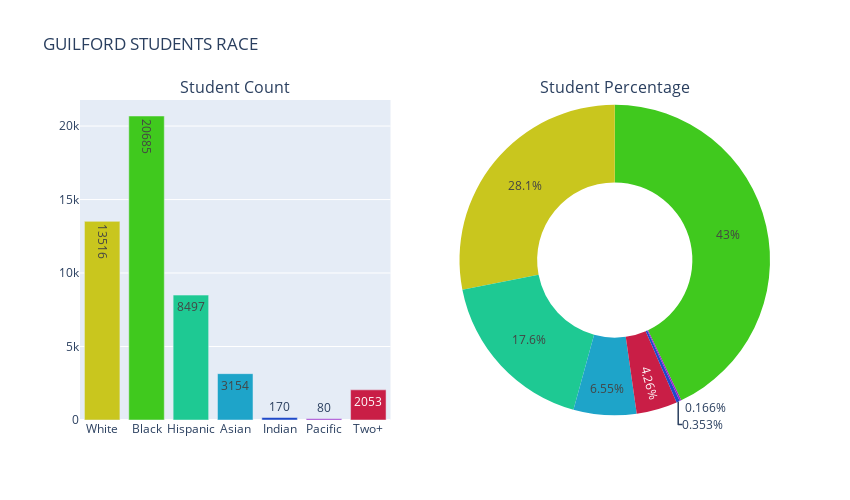

The cell this chart's notebook holds for it:
### Code cell
colors = ['#c9c61e', '#40c91e', '#1ec993', '#1ea4c9', '#1e49c9', '#991ec9', '#c91e46']

fig = make_subplots(rows=1, cols=2, 
                    specs=[[{"type": "xy"}, {"type": "domain"}]],
                    subplot_titles=('Student Count', 'Student Percentage'))

fig.add_trace(go.Bar(x=columns_s, 
                     y=values_s,
                     name='Guilford Student Counts (Race)', 
                     text=values_s,
                     textposition = 'auto',
                     marker=dict(color=colors)), row=1, col=1)

fig.add_trace(go.Pie(labels=columns_s, 
                     values=values_s, 
                     name='Student Percentage',
                     hole = 0.5,
                     marker=dict(colors=colors)), row=1, col=2)


fig.update_layout(height=500, 
                  width = 850,
                  title_text='GUILFORD STUDENTS RACE',
                  showlegend=False)
fig.show()

### Figure 1 — Plotly figure (JSON) as saved in the notebook; plotly's stock layout.template omitted (floating-point values rounded to 4 significant figures)
{"data": [{"marker": {"color": ["#c9c61e", "#40c91e", "#1ec993", "#1ea4c9", "#1e49c9", "#991ec9", "#c91e46"]}, "name": "Guilford Student Counts (Race)", "text": ["13516", "20685", "8497", "3154", "170", "80", "2053"], "textposition": "auto", "type": "bar", "x": ["White", "Black", "Hispanic", "Asian", "Indian", "Pacific", "Two+"], "xaxis": "x", "y": [13516, 20685, 8497, 3154, 170, 80, 2053], "yaxis": "y"}, {"domain": {"x": [0.55, 1], "y": [0, 1]}, "hole": 0.5, "labels": ["White", "Black", "Hispanic", "Asian", "Indian", "Pacific", "Two+"], "marker": {"colors": ["#c9c61e", "#40c91e", "#1ec993", "#1ea4c9", "#1e49c9", "#991ec9", "#c91e46"]}, "name": "Student Percentage", "type": "pie", "values": [13516, 20685, 8497, 3154, 170, 80, 2053]}], "layout": {"annotations": [{"font": {"size": 16}, "showarrow": false, "text": "Student Count", "x": 0.225, "xanchor": "center", "xref": "paper", "y": 1, "yanchor": "bottom", "yref": "paper"}, {"font": {"size": 16}, "showarrow": false, "text": "Student Percentage", "x": 0.775, "xanchor": "center", "xref": "paper", "y": 1, "yanchor": "bottom", "yref": "paper"}], "height": 500, "showlegend": false, "title": {"text": "GUILFORD STUDENTS RACE"}, "width": 850, "xaxis": {"anchor": "y", "autorange": true, "domain": [0, 0.45], "range": [-0.5, 6.5], "type": "category"}, "yaxis": {"anchor": "x", "autorange": true, "domain": [0, 1], "range": [0, 21770.0], "type": "linear"}}}
